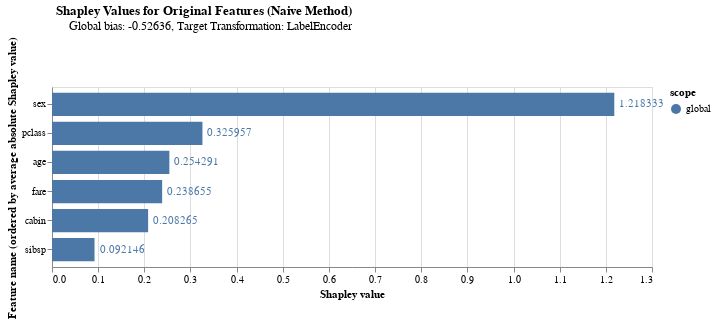

Notebook source saved alongside this figure:
### Code cell
type(VegaLite(di))

### Figure 1 — Vega-Lite specification as saved in the notebook (floating-point values rounded to 4 significant figures)
{"$schema": "https://vega.github.io/schema/vega-lite/v5.json", "data": {"values": [{"label": "sex", "scope": "global", "value": 1.218, "value+bias": 0.692}, {"label": "pclass", "scope": "global", "value": 0.326, "value+bias": -0.2004}, {"label": "age", "scope": "global", "value": 0.2543, "value+bias": -0.2721}, {"label": "fare", "scope": "global", "value": 0.2387, "value+bias": -0.2877}, {"label": "cabin", "scope": "global", "value": 0.2083, "value+bias": -0.3181}, {"label": "sibsp", "scope": "global", "value": 0.09215, "value+bias": -0.4342}]}, "encoding": {"color": {"field": "scope"}, "tooltip": [{"field": "label", "title": "Feature name", "type": "nominal"}, {"field": "value", "type": "quantitative"}, {"field": "value+bias", "type": "quantitative"}], "x": {"field": "value", "title": "Shapley value", "type": "quantitative"}, "y": {"field": "label", "sort": {"field": "x", "op": "average"}, "title": "Feature name (ordered by average absolute Shapley value)", "type": "nominal"}, "yOffset": {"field": "scope"}}, "height": 180, "layer": [{"mark": "bar"}, {"encoding": {"text": {"field": "value", "type": "quantitative"}}, "mark": {"align": "left", "baseline": "middle", "dx": 5, "type": "text"}}], "title": {"align": "right", "subtitle": "Global bias: -0.52636, Target Transformation: LabelEncoder", "text": "Shapley Values for Original Features (Naive Method)"}, "width": 600}
